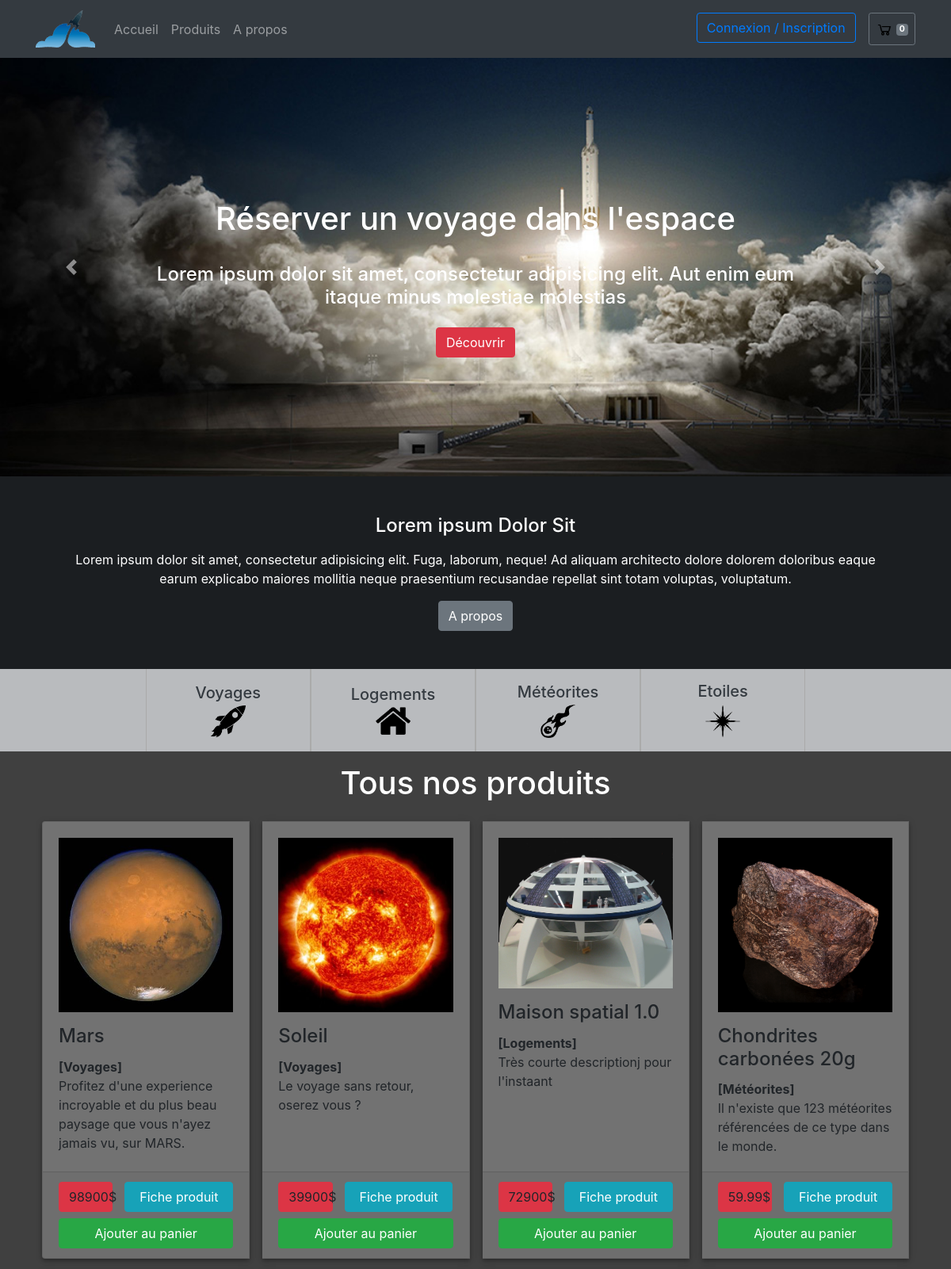
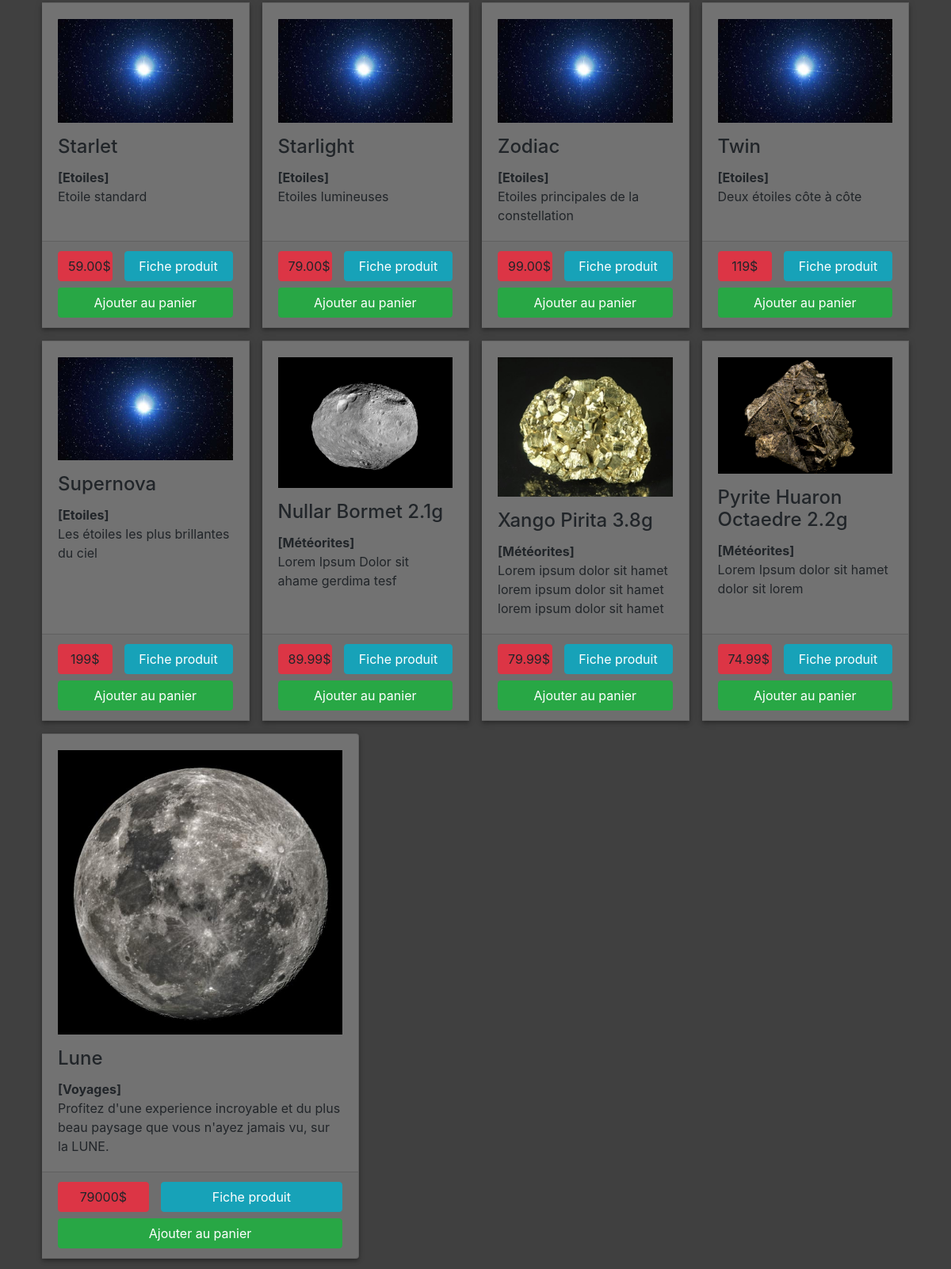
The page / (upper part) on the database its author committed (2 pictures, top to bottom).
### tables this page shows
CREATE TABLE IF NOT EXISTS `category` (
  `id` int(11) NOT NULL AUTO_INCREMENT,
  `name` varchar(255) NOT NULL,
  `image` varchar(255) NOT NULL,
  `description` text NOT NULL,
  PRIMARY KEY (`id`)
);

CREATE TABLE IF NOT EXISTS `article` (
  `id` int(11) NOT NULL AUTO_INCREMENT,
  `is_published` tinyint(1) NOT NULL DEFAULT '1',
  `category_id` int(11) NOT NULL,
  `image` varchar(255) NOT NULL,
  `name` varchar(255) NOT NULL,
  `long_description` varchar(255) NOT NULL,
  `description` varchar(255) NOT NULL,
  `price` varchar(255) NOT NULL,
  PRIMARY KEY (`id`)
);

### tools/common.php (called while the page is built, shortened)
<?php
$count = count($_SESSION['panier']);
?>

### article_list.php (the view, shortened to what this page needs)
<?php
if(isset($_GET['category_id']) ){
    $query = $db->prepare('SELECT * FROM category WHERE id = ?');
    $query->execute( array($_GET['category_id']) );
    $currentCategory = $query->fetch();
    if($currentCategory){
        $query = $db->prepare('SELECT * FROM article WHERE category_id = ?  ');
        $result = $query->execute( array($_GET['category_id']) );
        $articles = $query->fetchAll();
    }
    else{
        header('location:index.php');
        exit;
    }
}
else{
    $query = $db->query('SELECT article.* , category.name AS category_name
						FROM article
						JOIN category
						ON article.category_id = category.id ');
    $articles = $query->fetchAll();
}
?>
<section class="all_articles">
    <h1 class="mb-4 text-white text-center"><?php if(isset($currentCategory)): ?><?php echo $currentCategory['name']; ?><?php else : ?>Tous nos produits<?php endif; ?></h1>
    <div class="container">
        <div class="row">
            <div class="col">
                <?php if(!empty($articles)): ?>
                    <div class="row">
                        <div class="card-group">
                        <?php foreach($articles as $key => $article):?>
                                <div class="card shadow mb-3 mx-2">
                                    <div class="card-body">
                                        <img class="img-fluid mb-3" src="<?php echo $article['image']?>">
                                        <h4 class="card-title"><?php echo $article['name']; ?></h4>
                                        <?php if(!isset($currentCategory)): ?>
                                            <b class="article-category">[<?php echo $article['category_name']; ?>]</b>
                                        <?php endif; ?>
                                        <p class="card-text"><?php echo $article['description']?></p>
                                    </div>
                                    <div class="card-footer">
                                        <div class="row">
                                            <div class="col-4 pr-0">
                                                <a class="btn btn-danger btn-block mb-2"><?php echo $article['price']?>$</a>
                                            </div>
                                            <div class="col-8">
                                                <a href="article.php?article_id=<?php echo $article['id']; ?>" class="btn btn-info btn-block">Fiche produit</a>
                                            </div>
                                        </div>
                                        <div class="row">
                                            <form method="post" class="col">
                                                <button href="#" type="submit" name="id_cart" value="<?php echo $article['id']; ?>" class="btn btn-success btn-block">Ajouter au panier</button>
                                            </form>
                                        </div>
                                    </div>
                                </div>
                        <?php endforeach; ?>
                        </div>
                    </div>
                <?php else: ?>
                    Ouups !! Aucun produits dans cette catégorie
                <?php endif; ?>
            </div>
        </div>
    </div>
</section>

### index.php (shortened to what this page needs)
<?php
require_once 'tools/common.php';
$query = $db->query('SELECT * FROM category');
?>
<!DOCTYPE html>
<html lang="fr">
<head>
    <?php require 'partials/head_assets.php'?>
</head>
<body class="w-100">
<?php require 'partials/nav.php'?>
<div id="carouselExampleIndicators" class="carousel slide" data-ride="carousel" >
    <div class="carousel-inner" role="listbox">
        <div class="carousel-item active">
            <img class="d-block w-100" src="img/header_background.jpg" alt="First slide">
            <div class="carousel-caption d-none d-md-block">
                <h1 class="pb-4 animCarouselH1">Réserver un voyage dans l'espace</h1>
                <h4 class="animCarouselH4">Lorem ipsum dolor sit amet, consectetur adipisicing elit. Aut enim eum itaque minus molestiae molestias</h4>
                <a href="index.php?category_id=1#categories-articles" class="btn btn-danger mt-3 animCarouselBtn">Découvrir</a>
            </div>
        </div>
    </div>
    <a class="carousel-control-prev" href="#carouselExampleIndicators" role="button" data-slide="prev">
        <span class="carousel-control-prev-icon" aria-hidden="true"></span>
    </a>
    <a class="carousel-control-next" href="#carouselExampleIndicators" role="button" data-slide="next">
        <span class="carousel-control-next-icon" aria-hidden="true"></span>
    </a>
</div>
<div class="row m-auto dark-1">
    <div class="container text-center text-white p-5">
        <h4 class="mb-3">Lorem ipsum Dolor Sit</h4>
        <p>Lorem ipsum dolor sit amet, consectetur adipisicing elit. Fuga, laborum, neque! Ad aliquam architecto dolore dolorem doloribus eaque earum explicabo maiores mollitia neque praesentium recusandae repellat sint totam voluptas, voluptatum.</p>
        <a href="a_propos.php" class="btn btn-secondary">A propos</a>
    </div>
</div>
<div class="background-nav-category">
    <section class="container" id="categories-articles">
        <div class="row m-auto container-category">
            <?php while($category = $query->fetch()): ?>
                <a href="index.php?category_id=<?php echo $category['id']; ?>#categories-articles" class="d-flex flex-column justify-content-center align-items-center text-center col-3 py-3 animHoverNav">
                    <h5 class="mb-1 text-dark text-category"><?php echo $category['name']; ?></h5>
                    <img src="<?php echo $category['image']; ?>" class="img-fluid icon-category">
                </a>
            <?php endwhile; ?>
        </div>
    </section>
</div>
<div class="background-articles">
    <section class="container pt-3">
        <?php require 'article_list.php'?>
    </section>
</div>
</body>
</html>

### partials/head_assets.php (shortened to what this page needs)
<link href="Bootstrap-4/css/bootstrap.min.css" type="text/css" rel="stylesheet">
<link rel="stylesheet" href="https://maxcdn.bootstrapcdn.com/font-awesome/4.7.0/css/font-awesome.min.css">
<link rel="stylesheet" type="text/css" href="style.css">

### partials/nav.php (shortened to what this page needs)
<nav class="navbar navbar-expand-sm navbar-dark bg-dark testmm" id="top">
    <div class="container">
        <a class="navbar-brand" id="brand" href="index.php">
            <img src="img/E-space.gif" alt="Logo" style="width:75px;">
        </a>
        <div class="collapse navbar-collapse" id="navHeaderCollapse">
            <div class="navbar-nav">
                <a class="nav-item nav-link" href="index.php">Accueil</a>
                <a class="nav-item nav-link" href="index.php#categories-articles">Produits</a>
                <a class="nav-item nav-link" href="a_propos.php">A propos</a>
            </div>
        </div>
        <div class="navbar-nav" id="connectPanier">
            <?php if(isset($_SESSION['user'])): ?>
                <div class="nav-item">
                    <div class="dropdown">
                        <a href="#" class="dropdown-toggle nav-link btn btn-outline-secondary my-2" data-toggle="dropdown" role="button" aria-haspopup="true" aria-expanded="false">Mon compte<span class="caret"></span></a>
                        <div class="dropdown-menu">
                            <h2 class="text-center" class="text-center"><?php echo $_SESSION['user']; ?></h2>
                            <div class="dropdown-divider"></div>
                            <?php if($_SESSION['is_admin'] == 1): ?>
                                <a class="dropdown-item" href="admin/index.php">Administration</a>
                            <?php else: ?>
                                <a class="dropdown-item" href="user-profile.php">Profile</a>
                            <?php endif; ?>
                            <a class="dropdown-item" href="#">Another action</a>
                            <a class="dropdown-item" href="#">Something else here</a>
                            <div class="dropdown-divider"></div>
                            <a class="d-block btn btn-danger ml-2 mr-2" href="index.php?logout">Déconnexion</a>
                        </div>
                    </div>
                </div>
            <?php else: ?>
                <div class="nav-item">
                    <button class="btn btn-outline-primary btn-block my-2" data-toggle="modal" data-target="#myModal1">
                        Connexion / Inscription
                    </button>
                </div>
            <?php endif; ?>
                <div class="nav-item">
                    <a class="btn btn-sm ml-3 nav-link btn btn-outline-secondary my-2 px-2" href="panier.php">
                        <img src="img/icon-cart.png" class="img-fluid" width="22px">
                        <span class="badge badge-secondary"><?php echo $count ; ?></span>
                    </a>
                </div>
        </div>
    </div>
</nav>

### style.css (style rules this page uses)
html, body { overflow-x: hidden; }
.background-nav-category { background-color: rgba(185, 187, 190, 1); z-index: 50; width: 100%; opacity: 1; }
.animHoverNav { animation: hoverOutNav 0.4s normal; background-color: #b9bbbe; border-left: 1px solid #aaaaaa; border-right: 1px solid #aaaaaa; }
.container-category { width: 75%; }
.icon-category { width: 25%; }
.background-articles { background-color: #404040; }
.dark-1 { background-color: #1b1e21; }
.card { background-color: #727272; box-shadow: 0px 2px 4px -1px rgba(0, 0, 0, 0.2), 0px 4px 5px 0px rgba(0, 0, 0, 0.14), 0px 1px 10px 0px rgba(0, 0, 0, 0.12); transition: box-shadow 0.28s cubic-bezier(0.4, 0, 0.2, 1); }
.shadow { min-width: 240px; max-width: 400px; }
.carousel-caption { top: 30%; }
.animCarouselH1 { opacity: 1; animation: carouselH1 3s ease-in-out; }
.animCarouselH4 { opacity: 1; animation: carouselH4 3s ease-in-out; }
.animCarouselBtn { opacity: 1; animation: carouselBtn 3s ease-in-out; }

### rows shown on the page
category: name "Voyages", image (picture)
category: name "Logements", image (picture)
category: name "Météorites", image (picture)
category: name "Etoiles", image (picture)
article: image (picture), name "Mars", category.name "Voyages", description "Profitez d'une experience incroyable et du plus beau paysage que vous n'ayez jamais vu, sur MARS.", price "98900", $article['id'] 1 (drawn)
article: image (picture), name "Soleil", category.name "Voyages", description "Le voyage sans retour, oserez vous ?", price "39900", $article['id'] 2 (drawn)
article: image (picture), name "Maison spatial 1.0", category.name "Logements", description "Très courte descriptionj pour l'instaant", price "72900", $article['id'] 3 (drawn)
article: image (picture), name "Chondrites carbonées 20g", category.name "Météorites", description "Il n'existe que 123 météorites référencées de ce type dans le monde.", price "59.99", $article['id'] 4 (drawn)
article: image (picture), name "Starlet", category.name "Etoiles", description "Etoile standard", price "59.00", $article['id'] 5 (drawn)
article: image (picture), name "Starlight", category.name "Etoiles", description "Etoiles lumineuses", price "79.00", $article['id'] 6 (drawn)
article: image (picture), name "Zodiac", category.name "Etoiles", description "Etoiles principales de la constellation", price "99.00", $article['id'] 7 (drawn)
article: image (picture), name "Twin", category.name "Etoiles", description "Deux étoiles côte à côte", price "119", $article['id'] 8 (drawn)
article: image (picture), name "Supernova", category.name "Etoiles", description "Les étoiles les plus brillantes du ciel", price "199", $article['id'] 9 (drawn)
article: image (picture), name "Nullar Bormet 2.1g", category.name "Météorites", description "Lorem Ipsum Dolor sit ahame gerdima tesf", price "89.99", $article['id'] 10 (drawn)
article: image (picture), name "Xango Pirita 3.8g", category.name "Météorites", description "Lorem ipsum dolor sit hamet lorem ipsum dolor sit hamet lorem ipsum dolor sit hamet", price "79.99", $article['id'] 11 (drawn)
article: image (picture), name "Pyrite Huaron Octaedre 2.2g", category.name "Météorites", description "Lorem Ipsum dolor sit hamet dolor sit lorem", price "74.99", $article['id'] 12 (drawn)
article: image (picture), name "Lune", category.name "Voyages", description "Profitez d'une experience incroyable et du plus beau paysage que vous n'ayez jamais vu, sur la LUNE.", price "79000", $article['id'] 13 (drawn)

### other values the page prints
$count "0"
